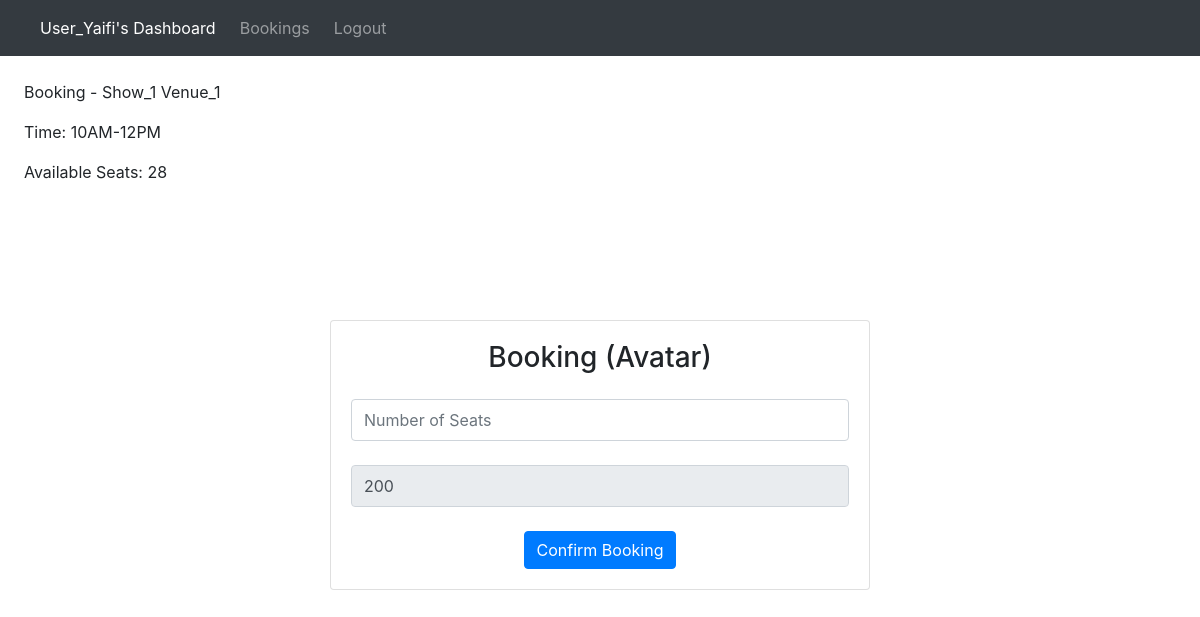
Screenshot of /show/1/book (signed in) with the database file from the repository.
### src/models.py (models this page shows)
class User(db.Model):
    id = db.Column('user_id', db.Integer, primary_key = True)
    username = db.Column(db.String(120), unique=True, nullable=False)
    password = db.Column(db.String(255), nullable=False)
    booking = db.relationship('Booking', backref='user')
    seats_booked = db.Column(db.Integer, nullable=False, default=0)

class Show(db.Model):
    id = db.Column('show_id', db.Integer, primary_key = True)
    show_name = db.Column(db.String(120), nullable=False)
    venue_id =  db.Column(db.Integer,db.ForeignKey('venue.venue_id', ondelete='CASCADE'))
    tags = db.Column(db.String(255), nullable=False)
    time = db.Column(db.String(255), nullable=False)
    rating = db.Column(db.Integer, nullable=False)
    price = db.Column(db.Integer, nullable=False)
    poster_path = db.Column(db.String(120), nullable=False)
    booking = db.relationship('Booking', backref='show')
    seats_booked = db.Column(db.Integer, nullable=False)

### src/views.py (the view, shortened to what this page needs)
@views.route('/show/<int:show_id>/book', methods=['GET', 'POST'])
def book_show(show_id):
    if 'user_id' in session:
        user = User.query.get(session['user_id'])
        show = Show.query.get(show_id)
        venue = Venue.query.get(show.venue_id)
        venue_id = show.venue_id
        available_seats = venue.capacity
        available_seats = venue.capacity - show.seats_booked #update available seats
        return render_template('book_show.html', show_id=show_id, venue_id=venue_id, show=show, user=user, venue=venue, available_seats=available_seats)

### src/templates/book_show.html (shortened to what this page needs)
{%extends "base.html"%}
{% block navbar %}
<nav class="navbar navbar-dark bg-dark justify-content-between">
  <ul class="navbar-nav mr-auto d-flex flex-row ">
    <li class="nav-item active ml-4">
      <a class="nav-link" href="/user_dashboard">User_{{user.username}}'s Dashboard
      </a>
    </li>
    <li class="nav-item ml-4">
      <a class="nav-link" href="/user_bookings">Bookings</a>
    </li>
    <li class="nav-item ml-4">
      <a class="nav-link" href="/user_logout">Logout</a>
    </li>
  </ul>
</nav>
{% endblock %}
{%block body%}
<div class="p-4">
<p>Booking - Show_{{show_id}} Venue_{{venue_id}}</p>
<p>Time: {{show.time}}</p>
<p>Available Seats: {{available_seats}}</p>
</div>
<div class="container mt-5 pt-5 justify-content-center">
    <div class="row">
        <div class="col-md-6 mx-auto">
            <div class="card ">
                <div class="card-body text-center">
                    <center><h3>Booking ({{show.show_name}})</h3></center>
                    <form method="POST">
                        <input type="number" min="0" step="1" name="seats_booked" id="seats_booked" placeholder="Number of Seats" required class="form-control my-4 py-2" >
                        <input type="number" min="0" step="1" name="price" id="price" placeholder="Price" value="{{ show.price }}" required class="form-control my-4 py-2" readonly>
                        <input type="submit" value="Confirm Booking" class="btn btn-primary">
                    </form>
                </div>
            </div>
        </div>
    </div>
</div>
{%endblock%}

### rows the page displays
User: username "Yaifi"
Show: time "10AM-12PM", show_name "Avatar", price "200"

### other values shown
{{ show_id }} "1"
{{ venue_id }} "1"
{{ available_seats }} "28"
